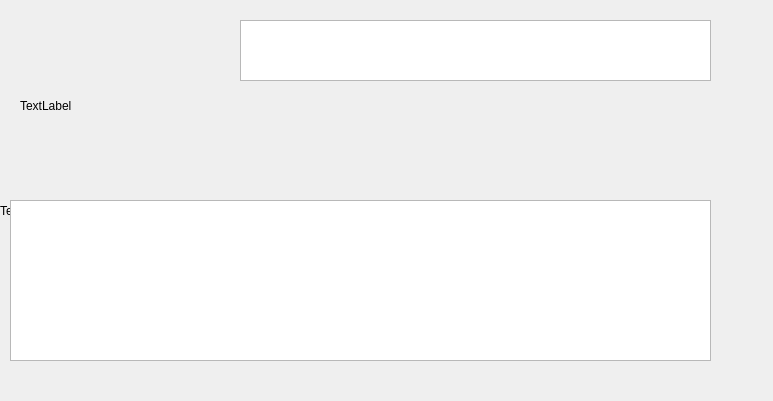
<?xml version="1.0" encoding="UTF-8"?>
<ui version="4.0">
 <class>Form</class>
 <widget class="QWidget" name="Form">
  <property name="geometry">
   <rect>
    <x>0</x>
    <y>0</y>
    <width>773</width>
    <height>401</height>
   </rect>
  </property>
  <property name="windowTitle">
   <string>Form</string>
  </property>
  <widget class="ImageLabel" name="main">
   <property name="geometry">
    <rect>
     <x>20</x>
     <y>20</y>
     <width>191</width>
     <height>171</height>
    </rect>
   </property>
   <property name="text">
    <string>TextLabel</string>
   </property>
  </widget>
  <widget class="TextEdit" name="specs_label">
   <property name="geometry">
    <rect>
     <x>10</x>
     <y>200</y>
     <width>701</width>
     <height>161</height>
    </rect>
   </property>
  </widget>
  <widget class="QListWidget" name="app_list">
   <property name="geometry">
    <rect>
     <x>240</x>
     <y>20</y>
     <width>471</width>
     <height>61</height>
    </rect>
   </property>
   <property name="movement">
    <enum>QListView::Movement::Free</enum>
   </property>
   <property name="flow">
    <enum>QListView::Flow::LeftToRight</enum>
   </property>
   <property name="isWrapping" stdset="0">
    <bool>false</bool>
   </property>
   <property name="resizeMode">
    <enum>QListView::ResizeMode::Adjust</enum>
   </property>
   <property name="layoutMode">
    <enum>QListView::LayoutMode::Batched</enum>
   </property>
   <property name="viewMode">
    <enum>QListView::ViewMode::IconMode</enum>
   </property>
  </widget>
  <widget class="ImageLabel" name="main_2">
   <property name="geometry">
    <rect>
     <x>0</x>
     <y>0</y>
     <width>821</width>
     <height>421</height>
    </rect>
   </property>
   <property name="text">
    <string>TextLabel</string>
   </property>
  </widget>
  <zorder>main_2</zorder>
  <zorder>main</zorder>
  <zorder>specs_label</zorder>
  <zorder>app_list</zorder>
 </widget>
 <customwidgets>
  <customwidget>
   <class>ImageLabel</class>
   <extends>QLabel</extends>
   <header>qfluentwidgets</header>
  </customwidget>
  <customwidget>
   <class>TextEdit</class>
   <extends>QTextEdit</extends>
   <header>qfluentwidgets</header>
  </customwidget>
 </customwidgets>
 <resources/>
 <connections/>
</ui>
